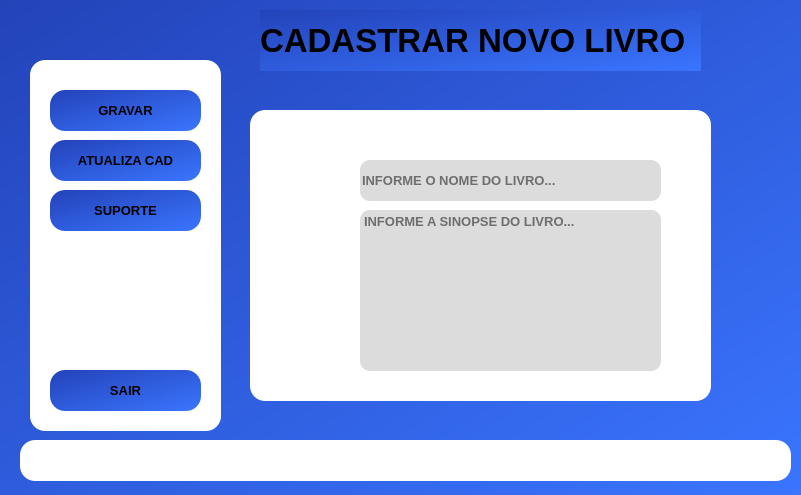
<?xml version="1.0" encoding="UTF-8"?>
<ui version="4.0">
 <class>MainWindow</class>
 <widget class="QMainWindow" name="MainWindow">
  <property name="geometry">
   <rect>
    <x>0</x>
    <y>0</y>
    <width>801</width>
    <height>495</height>
   </rect>
  </property>
  <property name="minimumSize">
   <size>
    <width>801</width>
    <height>495</height>
   </size>
  </property>
  <property name="maximumSize">
   <size>
    <width>801</width>
    <height>495</height>
   </size>
  </property>
  <property name="windowTitle">
   <string>Cad Novo Livro</string>
  </property>
  <property name="styleSheet">
   <string notr="true">background-color: qlineargradient(spread:pad, x1:0, y1:0, x2:1, y2:1, stop:0 rgba(35, 67, 185, 255), stop:1 rgba(58, 117, 255, 255));</string>
  </property>
  <widget class="QWidget" name="centralwidget">
   <widget class="QLabel" name="menu">
    <property name="geometry">
     <rect>
      <x>30</x>
      <y>60</y>
      <width>191</width>
      <height>371</height>
     </rect>
    </property>
    <property name="styleSheet">
     <string notr="true">border-radius:15px;
background-color: rgb(255, 255, 255);</string>
    </property>
    <property name="text">
     <string/>
    </property>
   </widget>
   <widget class="QLabel" name="titulo">
    <property name="geometry">
     <rect>
      <x>260</x>
      <y>10</y>
      <width>441</width>
      <height>61</height>
     </rect>
    </property>
    <property name="font">
     <font>
      <pointsize>25</pointsize>
      <weight>75</weight>
      <bold>true</bold>
     </font>
    </property>
    <property name="styleSheet">
     <string notr="true"/>
    </property>
    <property name="text">
     <string>CADASTRAR NOVO LIVRO</string>
    </property>
   </widget>
   <widget class="QLabel" name="menu_2">
    <property name="geometry">
     <rect>
      <x>250</x>
      <y>110</y>
      <width>461</width>
      <height>291</height>
     </rect>
    </property>
    <property name="styleSheet">
     <string notr="true">border-radius:15px;
background-color: rgb(255, 255, 255);</string>
    </property>
    <property name="text">
     <string/>
    </property>
   </widget>
   <widget class="QLineEdit" name="lineEdit">
    <property name="geometry">
     <rect>
      <x>360</x>
      <y>160</y>
      <width>301</width>
      <height>41</height>
     </rect>
    </property>
    <property name="font">
     <font>
      <pointsize>10</pointsize>
      <weight>75</weight>
      <bold>true</bold>
     </font>
    </property>
    <property name="styleSheet">
     <string notr="true">background-color: rgb(220, 220, 220);
border-radius: 10px;
</string>
    </property>
    <property name="placeholderText">
     <string>INFORME O NOME DO LIVRO...</string>
    </property>
   </widget>
   <widget class="QPushButton" name="Bgravar">
    <property name="geometry">
     <rect>
      <x>50</x>
      <y>90</y>
      <width>151</width>
      <height>41</height>
     </rect>
    </property>
    <property name="font">
     <font>
      <pointsize>10</pointsize>
      <weight>75</weight>
      <bold>true</bold>
     </font>
    </property>
    <property name="styleSheet">
     <string notr="true">border-radius: 15px;
background-color: qlineargradient(spread:pad, x1:0, y1:0, x2:1, y2:1, stop:0 rgba(35, 67, 185, 255), stop:1 rgba(58, 117, 255, 255));</string>
    </property>
    <property name="text">
     <string>GRAVAR</string>
    </property>
    <property name="icon">
     <iconset>
      <normaloff>icons/disco.png</normaloff>icons/disco.png</iconset>
    </property>
   </widget>
   <widget class="QPushButton" name="Bsair">
    <property name="geometry">
     <rect>
      <x>50</x>
      <y>370</y>
      <width>151</width>
      <height>41</height>
     </rect>
    </property>
    <property name="font">
     <font>
      <pointsize>10</pointsize>
      <weight>75</weight>
      <bold>true</bold>
     </font>
    </property>
    <property name="styleSheet">
     <string notr="true">border-radius: 15px;
background-color: qlineargradient(spread:pad, x1:0, y1:0, x2:1, y2:1, stop:0 rgba(35, 67, 185, 255), stop:1 rgba(58, 117, 255, 255));</string>
    </property>
    <property name="text">
     <string>SAIR</string>
    </property>
    <property name="icon">
     <iconset>
      <normaloff>icons/sair.png</normaloff>icons/sair.png</iconset>
    </property>
   </widget>
   <widget class="QPushButton" name="Bsuporte">
    <property name="geometry">
     <rect>
      <x>50</x>
      <y>190</y>
      <width>151</width>
      <height>41</height>
     </rect>
    </property>
    <property name="font">
     <font>
      <pointsize>10</pointsize>
      <weight>75</weight>
      <bold>true</bold>
     </font>
    </property>
    <property name="styleSheet">
     <string notr="true">border-radius: 15px;
background-color: qlineargradient(spread:pad, x1:0, y1:0, x2:1, y2:1, stop:0 rgba(35, 67, 185, 255), stop:1 rgba(58, 117, 255, 255));</string>
    </property>
    <property name="text">
     <string>SUPORTE</string>
    </property>
    <property name="icon">
     <iconset>
      <normaloff>icons/suporte-tecnico.png</normaloff>icons/suporte-tecnico.png</iconset>
    </property>
   </widget>
   <widget class="QLabel" name="label">
    <property name="geometry">
     <rect>
      <x>280</x>
      <y>160</y>
      <width>61</width>
      <height>51</height>
     </rect>
    </property>
    <property name="styleSheet">
     <string notr="true">background-color: rgb(255, 255, 255);</string>
    </property>
    <property name="text">
     <string/>
    </property>
    <property name="pixmap">
     <pixmap>icons/livro.png</pixmap>
    </property>
    <property name="scaledContents">
     <bool>true</bool>
    </property>
   </widget>
   <widget class="QLabel" name="label_3">
    <property name="geometry">
     <rect>
      <x>290</x>
      <y>250</y>
      <width>61</width>
      <height>51</height>
     </rect>
    </property>
    <property name="styleSheet">
     <string notr="true">background-color: rgb(255, 255, 255);</string>
    </property>
    <property name="text">
     <string/>
    </property>
    <property name="pixmap">
     <pixmap>icons/sinopse.png</pixmap>
    </property>
    <property name="scaledContents">
     <bool>true</bool>
    </property>
   </widget>
   <widget class="QLabel" name="fundologue">
    <property name="geometry">
     <rect>
      <x>20</x>
      <y>440</y>
      <width>771</width>
      <height>41</height>
     </rect>
    </property>
    <property name="styleSheet">
     <string notr="true">border-radius:15px;
background-color: rgb(255, 255, 255);</string>
    </property>
    <property name="text">
     <string/>
    </property>
   </widget>
   <widget class="QLabel" name="logue">
    <property name="geometry">
     <rect>
      <x>220</x>
      <y>450</y>
      <width>411</width>
      <height>21</height>
     </rect>
    </property>
    <property name="font">
     <font>
      <pointsize>10</pointsize>
      <weight>75</weight>
      <bold>true</bold>
     </font>
    </property>
    <property name="styleSheet">
     <string notr="true">background-color: rgb(255, 255, 255);</string>
    </property>
    <property name="text">
     <string/>
    </property>
   </widget>
   <widget class="QPushButton" name="Batualizar">
    <property name="geometry">
     <rect>
      <x>50</x>
      <y>140</y>
      <width>151</width>
      <height>41</height>
     </rect>
    </property>
    <property name="font">
     <font>
      <pointsize>10</pointsize>
      <weight>75</weight>
      <bold>true</bold>
     </font>
    </property>
    <property name="styleSheet">
     <string notr="true">border-radius: 15px;
background-color: qlineargradient(spread:pad, x1:0, y1:0, x2:1, y2:1, stop:0 rgba(35, 67, 185, 255), stop:1 rgba(58, 117, 255, 255));</string>
    </property>
    <property name="text">
     <string>ATUALIZA CAD</string>
    </property>
    <property name="icon">
     <iconset>
      <normaloff>icons/atualizar.png</normaloff>icons/atualizar.png</iconset>
    </property>
   </widget>
   <widget class="QTextEdit" name="RESUMOLIVRO">
    <property name="geometry">
     <rect>
      <x>360</x>
      <y>210</y>
      <width>301</width>
      <height>161</height>
     </rect>
    </property>
    <property name="font">
     <font>
      <pointsize>10</pointsize>
      <weight>75</weight>
      <bold>true</bold>
     </font>
    </property>
    <property name="styleSheet">
     <string notr="true">background-color: rgb(220, 220, 220);
border-radius: 10px;
</string>
    </property>
    <property name="html">
     <string>&lt;!DOCTYPE HTML PUBLIC &quot;-//W3C//DTD HTML 4.0//EN&quot; &quot;http://www.w3.org/TR/REC-html40/strict.dtd&quot;&gt;
&lt;html&gt;&lt;head&gt;&lt;meta name=&quot;qrichtext&quot; content=&quot;1&quot; /&gt;&lt;style type=&quot;text/css&quot;&gt;
p, li { white-space: pre-wrap; }
&lt;/style&gt;&lt;/head&gt;&lt;body style=&quot; font-family:'MS Shell Dlg 2'; font-size:10pt; font-weight:600; font-style:normal;&quot;&gt;
&lt;p style=&quot;-qt-paragraph-type:empty; margin-top:0px; margin-bottom:0px; margin-left:0px; margin-right:0px; -qt-block-indent:0; text-indent:0px;&quot;&gt;&lt;br /&gt;&lt;/p&gt;&lt;/body&gt;&lt;/html&gt;</string>
    </property>
    <property name="placeholderText">
     <string>INFORME A SINOPSE DO LIVRO...</string>
    </property>
   </widget>
  </widget>
 </widget>
 <resources/>
 <connections/>
</ui>
